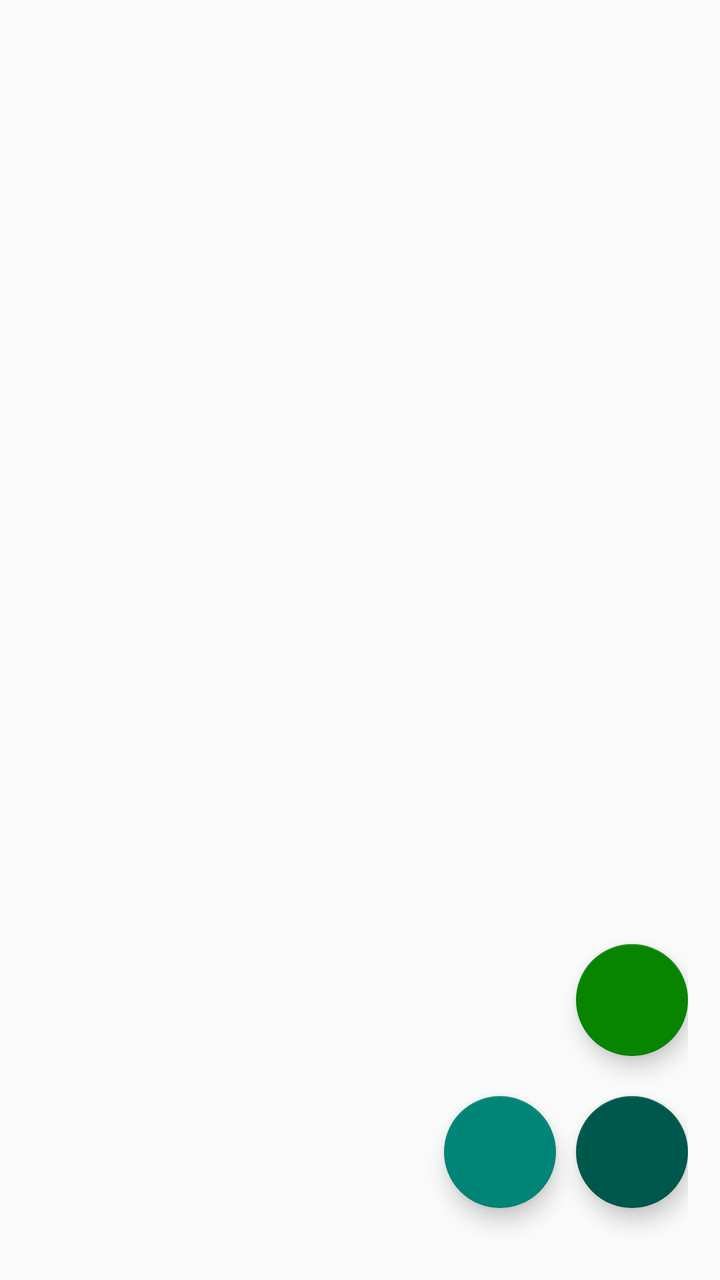
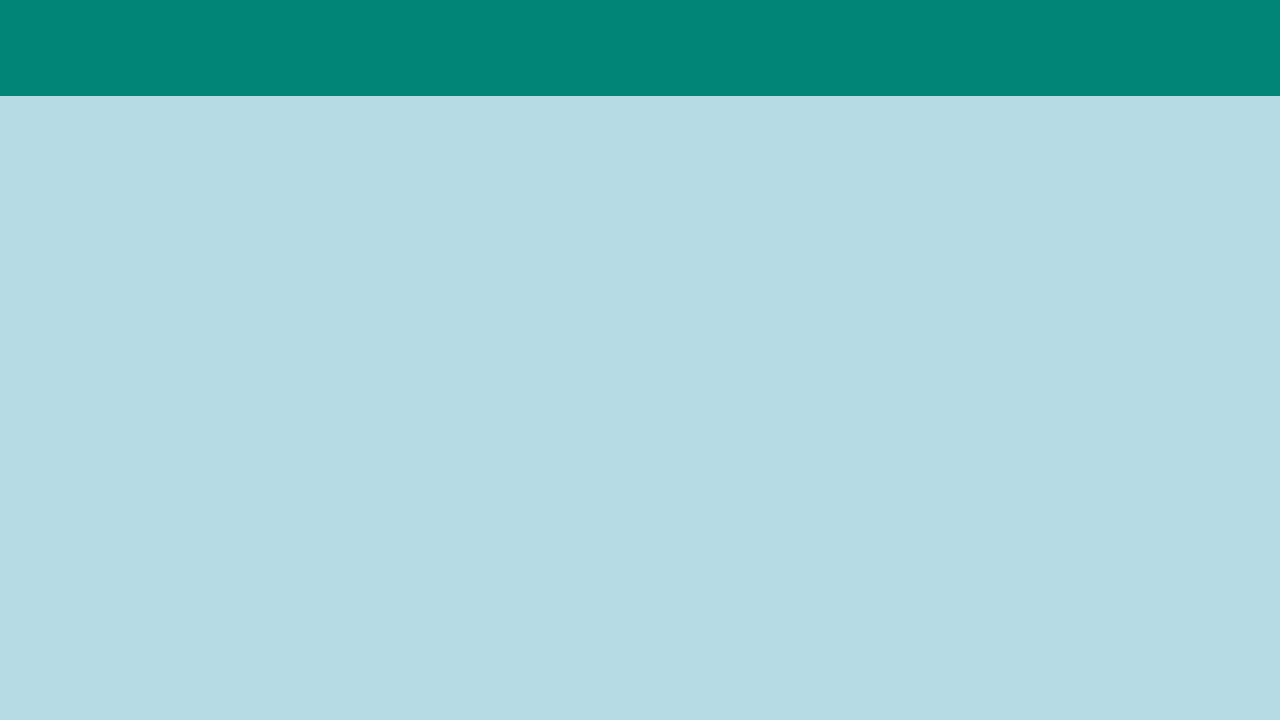

One screen, two layout resources from the same app: the default and the repository's alternative for another configuration. Each is rendered where Android would select it; the XML of both is given below.
<!-- AndroidManifest.xml: application theme AppTheme -->
<!-- res/layout/activity_agenda.xml -->
<?xml version="1.0" encoding="utf-8"?>
<android.support.design.widget.CoordinatorLayout xmlns:android="http://schemas.android.com/apk/res/android"
    xmlns:app="http://schemas.android.com/apk/res-auto"
    xmlns:tools="http://schemas.android.com/tools"
    android:layout_width="match_parent"
    android:layout_height="match_parent"
    android:id="@+id/constrain_contacto"
    android:paddingLeft="16dp"
    android:paddingTop="16dp"
    android:paddingRight="16dp"
    android:paddingBottom="16dp">

    <android.support.constraint.ConstraintLayout xmlns:android="http://schemas.android.com/apk/res/android"
        xmlns:app="http://schemas.android.com/apk/res-auto"
        xmlns:tools="http://schemas.android.com/tools"

        android:layout_width="match_parent"
        android:layout_height="match_parent"
        tools:context=".AgendaActivity">

        <ListView
            android:id="@android:id/list"
            android:layout_width="wrap_content"
            android:layout_height="wrap_content" />

        <android.support.design.widget.FloatingActionButton
            android:id="@+id/addContacto"
            android:layout_width="wrap_content"
            android:layout_height="wrap_content"
            android:layout_marginEnd="10dp"
            android:layout_marginBottom="20dp"
            android:clickable="true"
            android:focusable="true"
            app:backgroundTint="@color/colorPrimary"
            app:layout_constraintBottom_toBottomOf="parent"
            app:layout_constraintRight_toLeftOf="@id/exportJson"/>

        <android.support.design.widget.FloatingActionButton
            android:id="@+id/exportJson"
            android:layout_width="wrap_content"
            android:layout_height="wrap_content"
            android:layout_marginStart="10dp"
            android:layout_marginBottom="20dp"
            android:clickable="true"
            android:focusable="true"
            app:backgroundTint="@color/colorPrimaryDark"
            app:layout_constraintBottom_toBottomOf="parent"
            app:layout_constraintRight_toRightOf="parent" />

        <android.support.design.widget.FloatingActionButton
            android:id="@+id/importJson"
            android:layout_width="wrap_content"
            android:layout_height="wrap_content"
            android:clickable="true"
            android:focusable="true"
            android:layout_marginStart="10dp"
            android:layout_marginBottom="20dp"
            app:backgroundTint="@color/colorImportJson"
            app:layout_constraintBottom_toTopOf="@id/exportJson"
            app:layout_constraintRight_toRightOf="@id/exportJson"/>
    </android.support.constraint.ConstraintLayout>

</android.support.design.widget.CoordinatorLayout>
<!-- resources referenced by this layout -->
<resources>
  <color name="colorImportJson">#078500</color>
  <color name="colorPrimary">#008577</color>
  <color name="colorPrimaryDark">#00574B</color>
  <style name="AppTheme" parent="Theme.AppCompat.Light.NoActionBar">
          
          <item name="colorPrimary">@color/colorPrimary</item>
          <item name="colorPrimaryDark">@color/colorPrimaryDark</item>
          <item name="colorAccent">@color/colorAccent</item>
          <item name="colorControlActivated">@color/colorPrimary</item>
          <item name="windowActionBar">false</item>
          <item name="windowNoTitle">true</item>
      </style>
  <color name="colorAccent">#D81B60</color>
</resources>
<!-- res/layout-land/activity_agenda.xml (the repository's variant of the layout above) -->
<!-- drawn on the phone turned sideways -->
<?xml version="1.0" encoding="utf-8"?>
<LinearLayout xmlns:android="http://schemas.android.com/apk/res/android"
    xmlns:app="http://schemas.android.com/apk/res-auto"
    android:layout_width="match_parent"
    android:layout_height="match_parent"
    android:background="@color/colorCarne"
    android:orientation="vertical">


    <LinearLayout
        android:layout_width="match_parent"
        android:layout_height="wrap_content"
        android:orientation="horizontal">

        <android.support.v7.widget.Toolbar
            android:id="@+id/listaContactoToolbar"
            android:layout_width="0dp"
            android:layout_height="match_parent"
            android:layout_weight="1"
            android:background="?attr/colorPrimary"
            android:minHeight="?attr/actionBarSize"
            android:theme="@style/ThemeOverlay.AppCompat.Dark.ActionBar"
            app:popupTheme="@style/ThemeOverlay.AppCompat.Light"/>

        <android.support.v7.widget.Toolbar
            android:id="@+id/detalleToolbar"
            android:layout_width="0dp"
            android:layout_height="match_parent"
            android:layout_weight="1"
            android:background="?attr/colorPrimary"
            android:minHeight="?attr/actionBarSize"
            android:theme="@style/ThemeOverlay.AppCompat.Dark.ActionBar"
            app:popupTheme="@style/ThemeOverlay.AppCompat.Light"/>

    </LinearLayout>

    <LinearLayout
        android:layout_width="match_parent"
        android:layout_height="match_parent"
        android:orientation="horizontal"
        android:baselineAligned="false">

        <FrameLayout
            android:id="@+id/agendaActivityLayout"
            android:layout_width="0dp"
            android:layout_height="match_parent"
            android:layout_weight="1" />

        <FrameLayout
            android:id="@+id/detalleContacto"
            android:layout_width="0dp"
            android:layout_height="match_parent"
            android:layout_weight="1" />


    </LinearLayout>

</LinearLayout>
<!-- resources referenced by the variant -->
<!-- as the phone turned sideways resolves them -->
<resources>
  <color name="colorCarne">#b7dbe4</color>
  <style name="AppTheme" parent="Theme.AppCompat.Light.NoActionBar">
          
          <item name="colorPrimary">@color/colorPrimary</item>
          <item name="colorPrimaryDark">@color/colorPrimaryDark</item>
          <item name="colorAccent">@color/colorAccent</item>
          <item name="colorControlActivated">@color/colorPrimary</item>
          <item name="windowActionBar">false</item>
          <item name="windowNoTitle">true</item>
      </style>
  <color name="colorPrimary">#008577</color>
  <color name="colorPrimaryDark">#00574B</color>
  <color name="colorAccent">#D81B60</color>
</resources>
